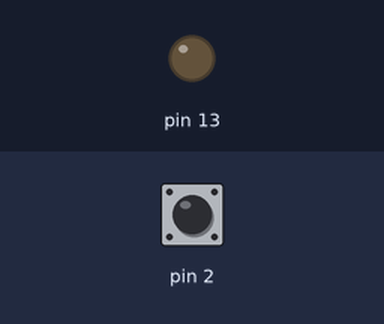
Simulated run of this sketch. Board: Arduino Uno, built with avr-gcc and run on an emulated ATmega328P. On the bench: output pins drawn as LEDs (lit = HIGH). Inputs (shaded band) come from the test bench; at power-on: pin 2 HIGH. What the sketch prints to the serial monitor is not drawn.

Above: at 1.2 s.
1.3 s: pin 2 pulled LOW for 0.15 s
At 1.38 s:
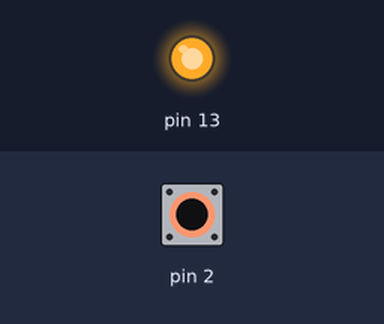
2.9 s: pin 2 pulled LOW for 3.2 s
At 7.1 s:
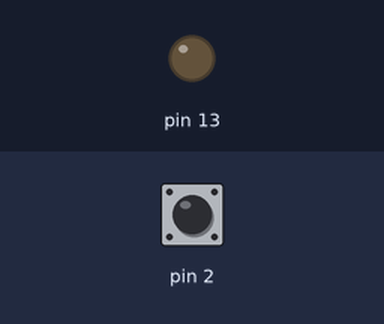
Timing chart, 0 to 8.6 s (numbered marks = the images above; inputs shaded):
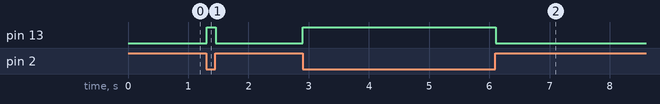

The sketch:

BasicCapSensorTouchLED.ino
```cpp
// 1026mapa
// ashley james brown
// capacitive touch light

#include <CapacitiveSensor.h>
CapacitiveSensor cp = CapacitiveSensor(4, 2);

void setup() {
  pinMode(A0, INPUT);
  pinMode(13, OUTPUT);
  Serial.begin(9600);
}

void loop() {

  long touch = cp.capacitiveSensor(30);
  Serial.println(touch);

  if (touch > 1000) {
    digitalWrite(13, HIGH);
  } else {
    digitalWrite(13, LOW);
  }


}
```

Measured:
- after the input at 1.3 s, pin 13: LOW → HIGH at once, → LOW 0.15 s later
- after the input at 2.9 s, pin 13: LOW → HIGH at once, → LOW 3.2 s later
